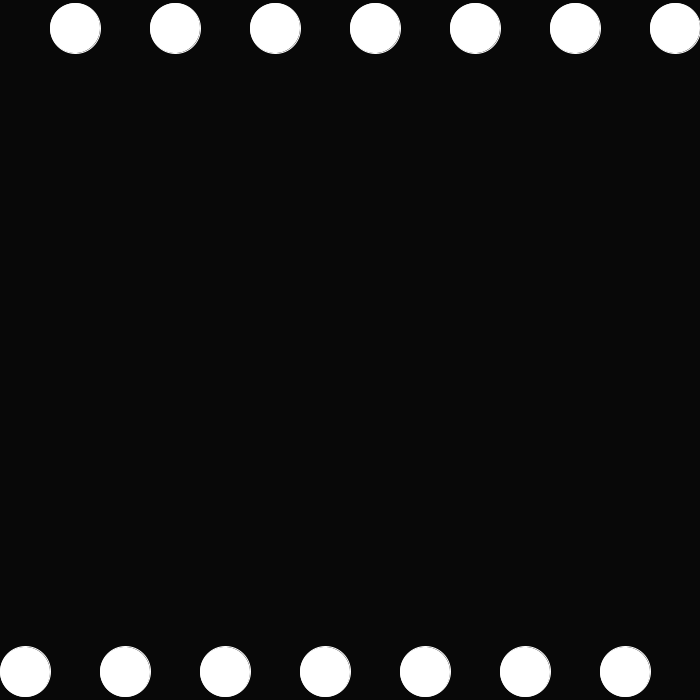
Frame 1 (no input)
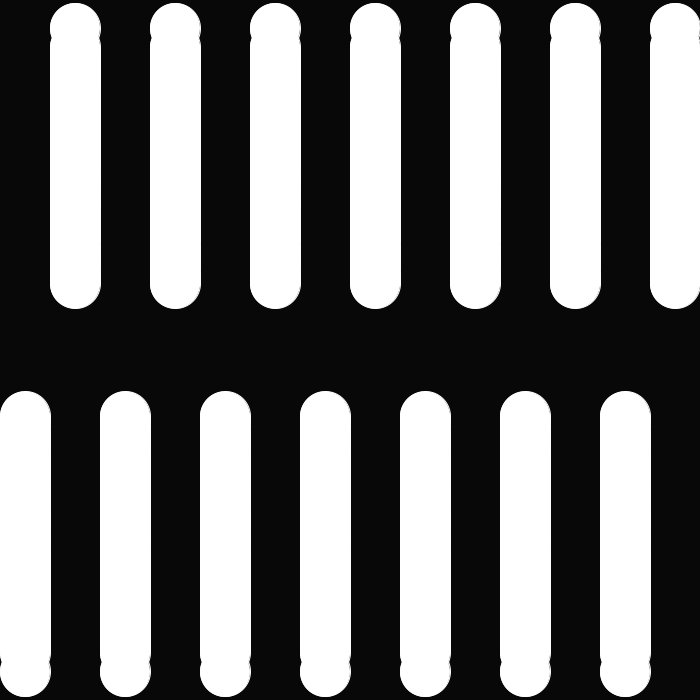
Frame 60 (the mouse pressed at the canvas centre just before this capture)
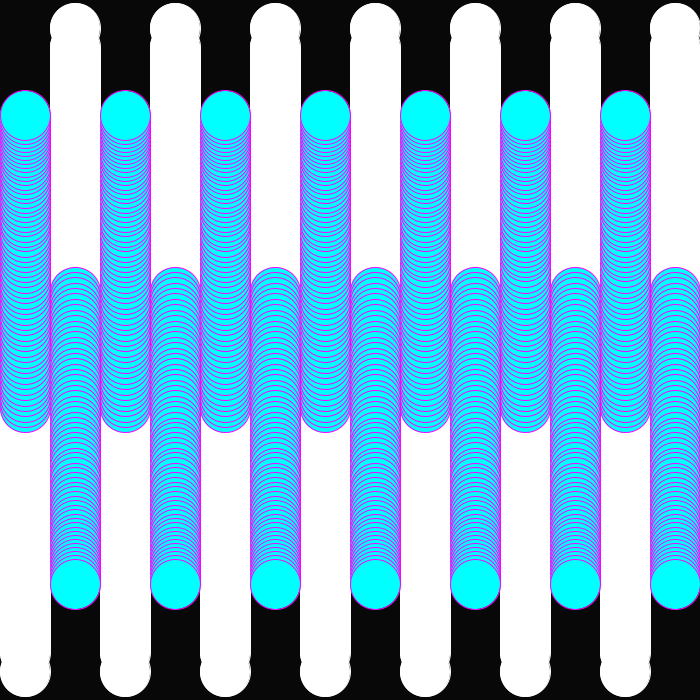
Frame 120 (the mouse held since frame 60 and released just before this capture)

The Processing sketch that drew these frames (run headless with seeded random() and noise(); from frame 60 on, the mouse is pressed at the canvas centre):

// Processing sketch: processing_156654
// ── processing_156654.pde

float circleX, circleY, circle2X, circle2Y;
float diam=50;

void setup() {
  size(700, 700);
  background(8);
  circleX = diam/2;
  // circle2X = 3*width/4;
}

void draw() {
  //y=sinX


  float time = millis()*0.001;


  for ( float i = diam/2; i < width; i += diam) {
    float sine = sin(time + HALF_PI*i);
    circleY = map (sine, -1, 1, diam/2, height - diam/2);
    float cl = map (sine, -1, 1, 0, 255);
    
    float dis = dist(mouseX, mouseY, width/2, height/2);
    float disl = dist(mouseX, mouseY, 0, height/2);
    float disy = dist(mouseX, mouseY, width/2, 0);
    fill(dis, disl, disy);
    stroke(disy,dis,disl);
    ellipse(i, circleY, diam, diam);
    println(dis);
    diam = map(dis, 0, 500, 20, 80);
    diam = map(disl, 0, 700, 20, 80);
    diam = map(disy, 0, 700, 20, 80);
  }
}
